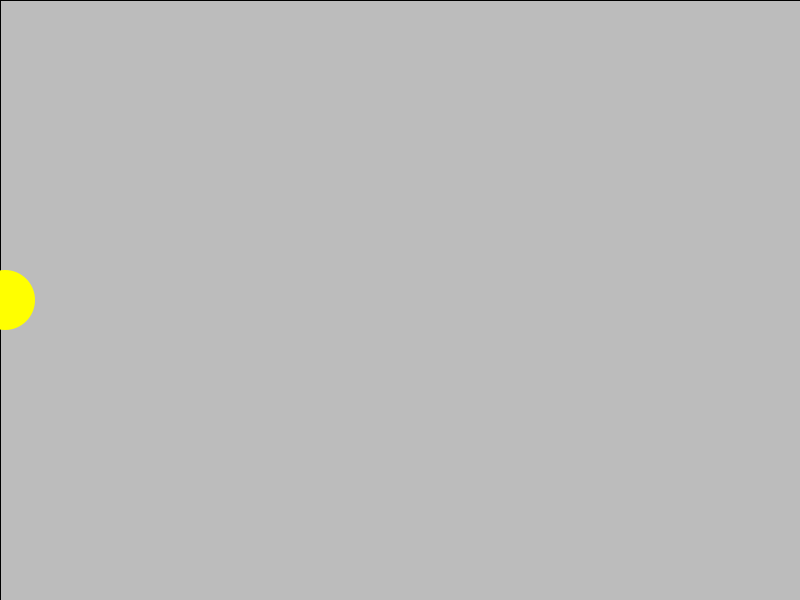
Frame 1 (no input)
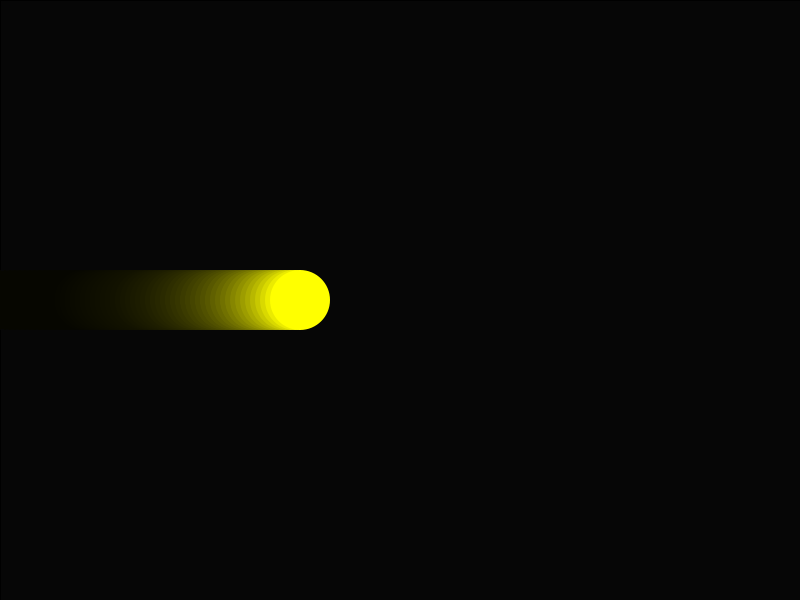
Frame 60 (the mouse pressed at the canvas centre just before this capture)
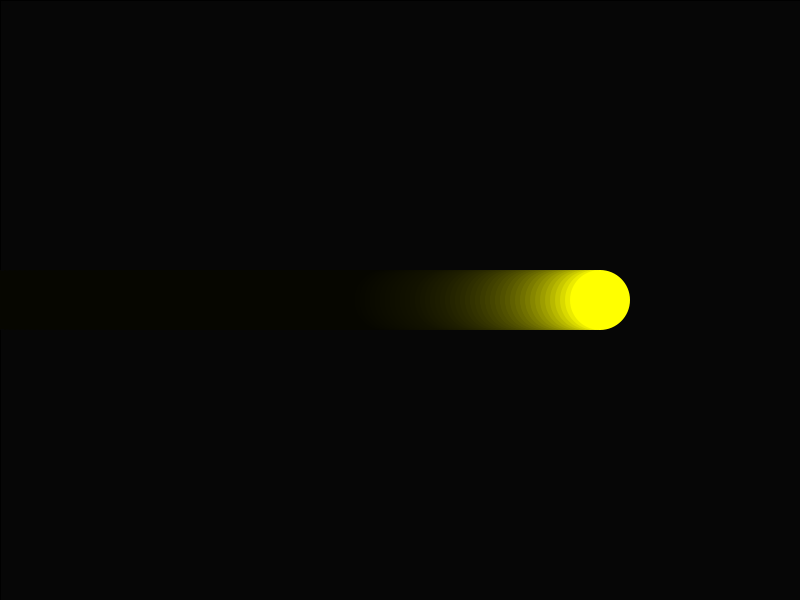
Frame 120 (the mouse held since frame 60 and released just before this capture)

The Processing sketch that drew these frames (run headless with seeded random() and noise(); from frame 60 on, the mouse is pressed at the canvas centre):

// Processing sketch: Draw_Simple_Ball
// ── Draw_Simple_Ball.pde
float x=0;  //小球横坐标，这里把声明和赋值写到了一起

void setup() {
  size(800, 600);
}


void draw() {
  //background(0);
  fill(0, 20);
  rect(0, 0, width, height);    //半透明的方块，营造尾迹效果

  x+=5;  //小球以每帧5像素的速度，向右移动

  noStroke();
  fill(255, 255, 0);
  ellipse(x, 300, 60, 60);  //画球
}
